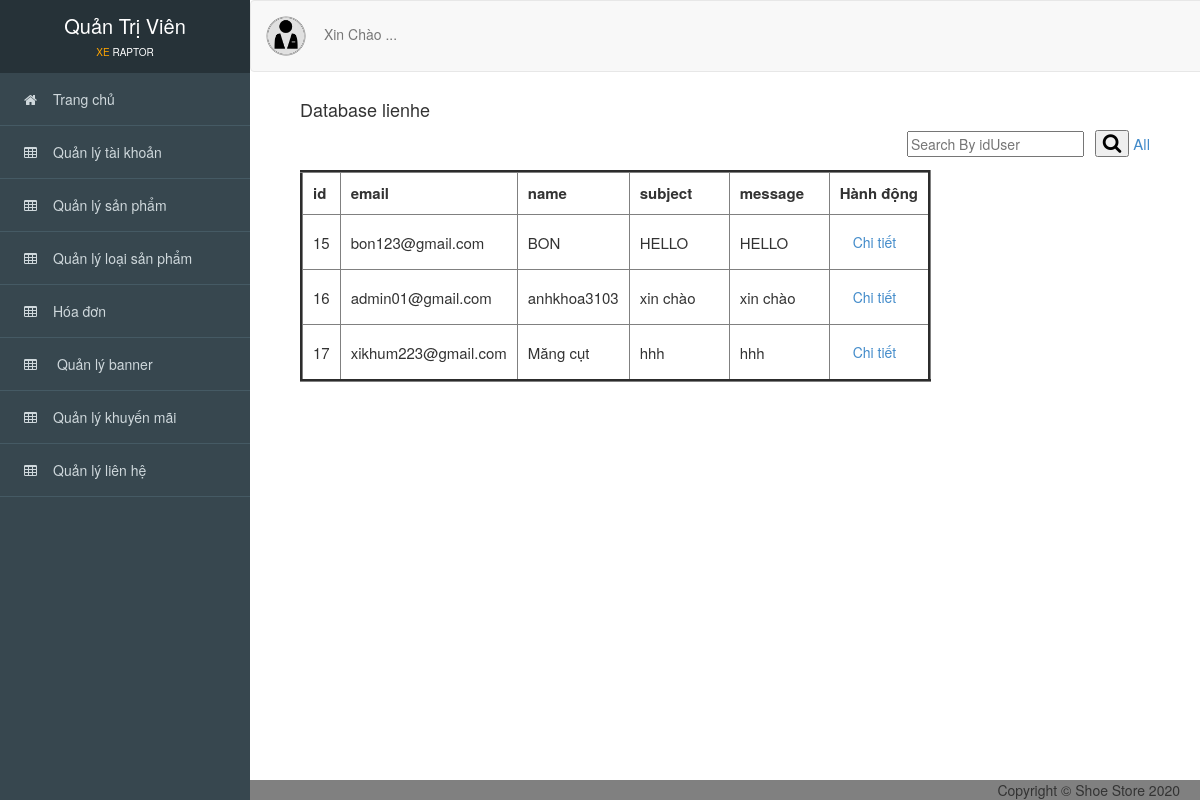
The page /admin/index.php?action=lienhe on the database its author committed.
### tables this page shows
CREATE TABLE `contact` (
  `id` int(11) NOT NULL,
  `email` varchar(255) NOT NULL,
  `name` varchar(255) NOT NULL,
  `subject` varchar(255) NOT NULL,
  `message` varchar(255) NOT NULL,
  `status` int(11) NOT NULL
);

### admin/controller_admin/quanlilienhe.php (called while the page is built, shortened)
<?php
    require_once('./model_admin/lienhe.php');
    class lienhecontroller
    {
    	var $lienhe_model;
    	public function __construct()
    	{
    		$this->lienhe_model = new lienhe();
    	}
    	public function list()
    	{
    		 if(isset($_POST['timkiem_hd'])){
                $timkiem_hd = $_POST['timkiem_hd'];
                $data = $this->lienhe_model->timkiem_hd($timkiem_hd);
            }else{
                $data = $this->lienhe_model->all();
            }
            require_once('views_admin/index.php');
    	}
       }
?>

### admin/model_admin/ketnoi.php (called while the page is built, shortened)
<?php
    class ketnoi
    {
    	function __construct()
    	{
    		$host = "localhost";
    		$username ="root";
    		$password = "";
    		$dbname = "qlbx";
    		$this->connect = new mysqli($host,$username,$password,$dbname);
    	}
    }
?>

### admin/model_admin/lienhe.php (called while the page is built, shortened)
<?php
    require_once('ketnoi.php');
    class lienhe
    {
    	var $conn;
    	function __construct()
    	{
    		$connect_obj = new ketnoi();
    		$this->conn = $connect_obj->connect;
    	}
    	function all()
    	{
    		$query = "SELECT * FROM contact ";
    		$result = $this->conn->query($query);
    		$data = array();
    		while ($row = $result->fetch_assoc()) {
       		   $data[] = $row;
    		}
    		return $data;
    	}
    }
?>

### admin/views_admin/lienhe/quanlilienhe.php (the view, shortened to what this page needs)
<div id="viewport">
<div class="container-fluid" id="noidung">
      <h4>Database lienhe</h4>
      <div class="search_box pull-right" style="margin-right: 50px; margin-top: 0px;">
          <form method="POST" action="?action=lienhe">
          <input type="text" placeholder="Search By idUser" name="timkiem_hd">&ensp;
          <button type="submit"><i class="fa fa-search"></i></button>
          <a href="?action=lienhe" style="font-size: 15px;">All</a>
        </form>
      </div>
      <br>
      <br>
      <table border="3" cellpadding="10" style="font-size: 15px;">
          <thead>
               <tr>
                  <th>id</th>
                  <th class="theadd">email</th>
                  <th class="theadd">name</th>
                  <th class="theadd">subject</th>
                  <th class="theadd">message</th>
                  <th>Hành động</th>
               </tr>
          </thead>
          <tbody>
            <?php foreach ($data as $value) { ?>
              <tr>
                  <td scope="row"><?= $value['id'] ?></td>
                 <td><?= $value['email'] ?>  </td>
                  <td><?= $value['name'] ?></td>
                  <td><?= $value['subject'] ?></td>
                  <td><?= $value['message']?></td>
                  <td>
                       <a href="?action=xemlienhe&id=<?= $value['id'] ?>" type="button" class="btn btn-light">Chi tiết</a>
                  </td>
              </tr>
              <?php } ?>
          </tbody>
      </table>
      <br>
      <br>
      <br>
</div>
</div>

### admin/public_admin/css/style.css (style rules this page uses)
div.search_box { margin-top: 21px; }
i.fa-search { font-size: 20px; }
body { overflow-x: hidden; font-family: 'Roboto', sans-serif; font-size: 16px; }
#viewport { padding-left: 250px; -webkit-transition: all 0.5s ease; -moz-transition: all 0.5s ease; -o-transition: all 0.5s ease; transition: all 0.5s ease; }
#noidung { padding-top: 90px; padding-left: 50px; background-color: white; }
th.theadd { min-width: 100px; max-width: 170px; }

### rows shown on the page
contact: id "15", email "bon123@gmail.com", name "BON", subject "HELLO", message "HELLO"
contact: id "16", email "admin01@gmail.com", name "anhkhoa3103", subject "xin chào", message "xin chào"
contact: id "17", email "xikhum223@gmail.com", name "Măng cụt", subject "hhh", message "hhh"
